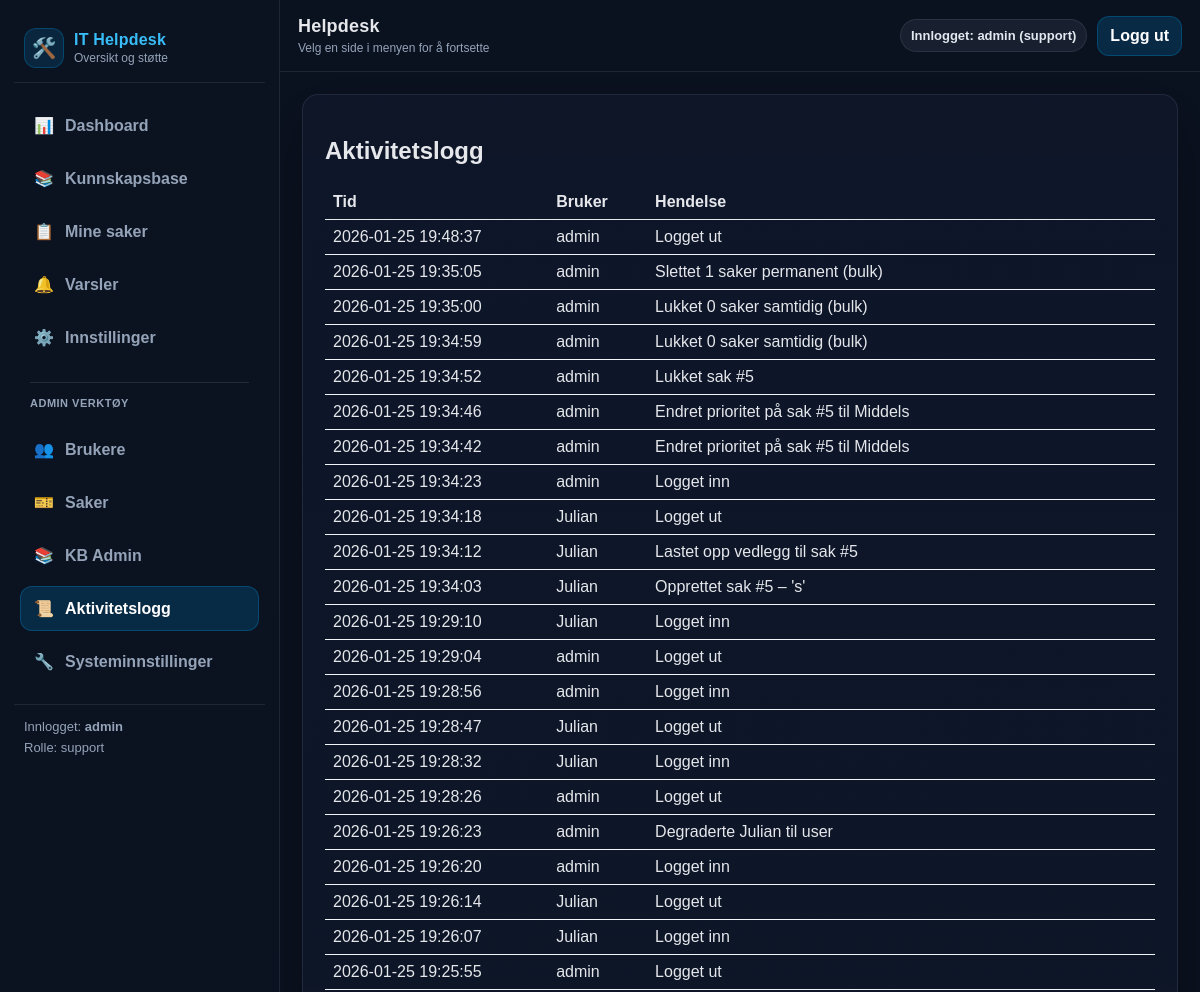
The page /admin/activity (signed in, upper part) on the database as committed earlier.
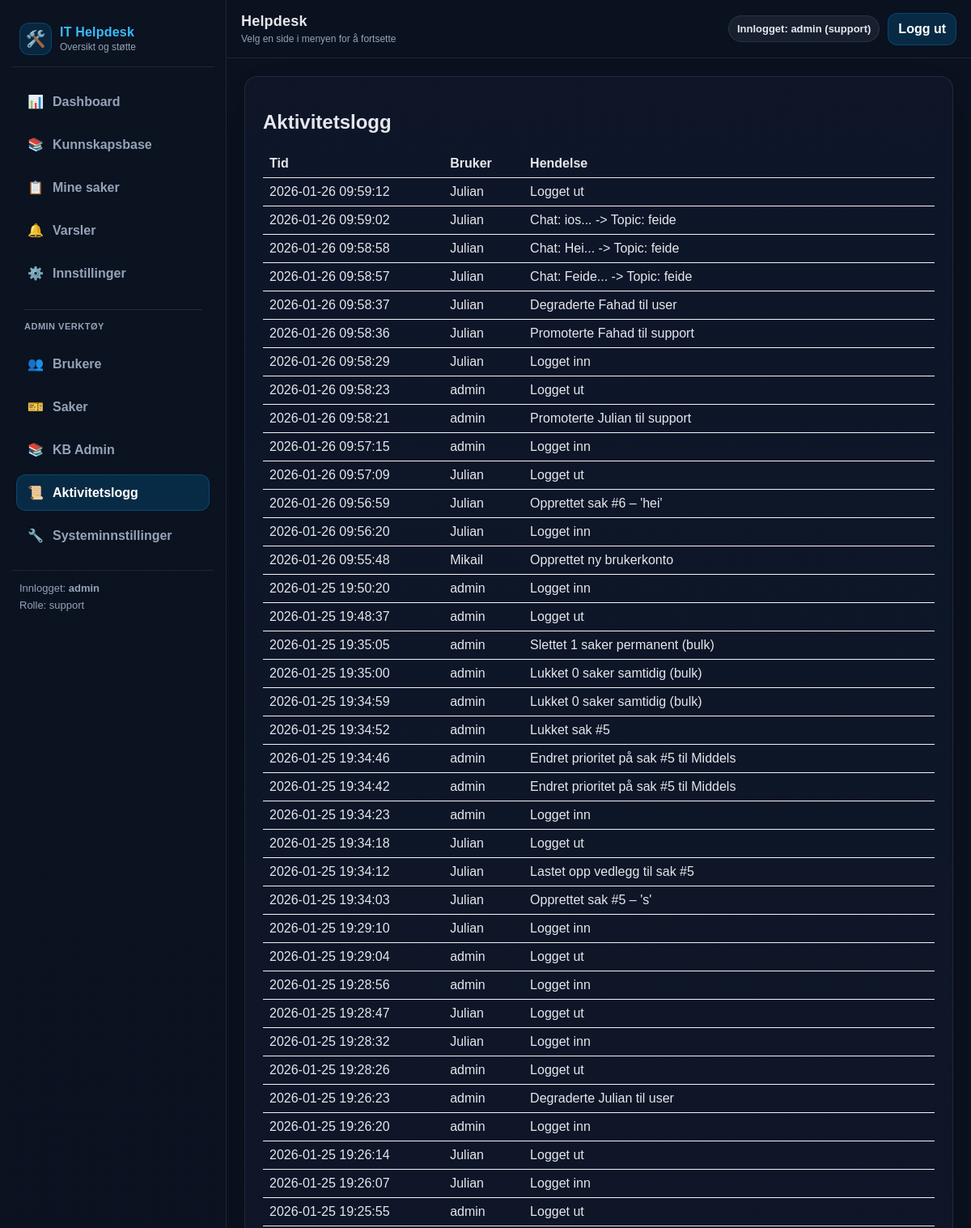
The same page on the database as committed later.
### tables this page shows
CREATE TABLE activity (
            id INTEGER PRIMARY KEY AUTOINCREMENT,
            user TEXT NOT NULL,
            details TEXT NOT NULL,
            created_at TEXT NOT NULL DEFAULT (datetime('now'))
        );

### routes.py (the view)
@bp.route("/admin/activity")
def activity_log():
    user = current_user()
    if not user:
        return redirect(url_for("main.login"))
    if current_role() != "support":
        abort(403)
    try:
        entries = get_activity(200)
    except Exception as e:
        logger.error(f"Activity log error: {e}")
        entries = []
    return render_template("logs.html", log_entries=entries)

### __init__.py (called while the page is built)
def create_app():
    app = Flask(__name__)
    app.config.from_object(Config)
    init_mail(app)
    @app.after_request
    def set_security_headers(response):
        response.headers['X-Content-Type-Options'] = 'nosniff'
        response.headers['X-Frame-Options'] = 'DENY'
        response.headers['X-XSS-Protection'] = '1; mode=block'
        return response
    from .routes import bp
    app.register_blueprint(bp)
    return app

### db.py (called while the page is built)
def count_notifications(user: str) -> int:
    conn = _conn()
    cur = conn.cursor()
    cur.execute("SELECT COUNT(*) AS c FROM notifications WHERE user = ? AND read = 0", (user,))
    row = cur.fetchone()
    conn.close()
    return int(row["c"]) if row else 0

def get_activity(limit: int = 100) -> List[Dict[str, Any]]:
    conn = _conn()
    cur = conn.cursor()
    cur.execute("SELECT * FROM activity ORDER BY id DESC LIMIT ?", (limit,))
    rows = cur.fetchall()
    conn.close()
    return [dict(r) for r in rows]

def _conn() -> sqlite3.Connection:
    DB_PATH.parent.mkdir(parents=True, exist_ok=True)
    conn = sqlite3.connect(DB_PATH)
    conn.row_factory = sqlite3.Row
    return conn

### routes.py (called while the page is built)
def current_user():
    return session.get("user")

### templates/logs.html
{% extends "base.html" %}
{% block content %}
<div class="card">
  <h2>Aktivitetslogg</h2>
  {% if log_entries and log_entries|length > 0 %}
    <table style="width:100%; border-collapse: collapse;">
      <thead>
        <tr>
          <th style="text-align:left; border-bottom:1px solid #e5e7eb; padding:8px;">Tid</th>
          <th style="text-align:left; border-bottom:1px solid #e5e7eb; padding:8px;">Bruker</th>
          <th style="text-align:left; border-bottom:1px solid #e5e7eb; padding:8px;">Hendelse</th>
        </tr>
      </thead>
      <tbody>
        {% for e in log_entries %}
        <tr>
          <td style="padding:8px; border-bottom:1px solid #f1f5f9;">{{ e.created_at }}</td>
          <td style="padding:8px; border-bottom:1px solid #f1f5f9;">{{ e.user }}</td>
          <td style="padding:8px; border-bottom:1px solid #f1f5f9;">{{ e.details }}</td>
        </tr>
        {% endfor %}
      </tbody>
    </table>
  {% else %}
    <p class="muted">Ingen loggoppføringer.</p>
  {% endif %}
</div>
{% endblock %}

Rows that differ between the two databases and show on the page:
added activity: created_at "2026-01-26 09:59:12", user "Julian", details "Logget ut"
added activity: created_at "2026-01-26 09:59:02", user "Julian", details "Chat: ios... -> Topic: feide"
added activity: created_at "2026-01-26 09:58:58", user "Julian", details "Chat: Hei... -> Topic: feide"
added activity: created_at "2026-01-26 09:58:57", user "Julian", details "Chat: Feide... -> Topic: feide"
added activity: created_at "2026-01-26 09:58:37", user "Julian", details "Degraderte Fahad til user"
added activity: created_at "2026-01-26 09:58:36", user "Julian", details "Promoterte Fahad til support"
added activity: created_at "2026-01-26 09:58:29", user "Julian", details "Logget inn"
added activity: created_at "2026-01-26 09:58:23", user "admin", details "Logget ut"
added activity: created_at "2026-01-26 09:58:21", user "admin", details "Promoterte Julian til support"
added activity: created_at "2026-01-26 09:57:15", user "admin", details "Logget inn"
added activity: created_at "2026-01-26 09:57:09", user "Julian", details "Logget ut"
added activity: created_at "2026-01-26 09:56:59", user "Julian", details "Opprettet sak #6 – 'hei'"
added activity: created_at "2026-01-26 09:56:20", user "Julian", details "Logget inn"
added activity: created_at "2026-01-26 09:55:48", user "Mikail", details "Opprettet ny brukerkonto"
added activity: created_at "2026-01-25 19:50:20", user "admin", details "Logget inn"
